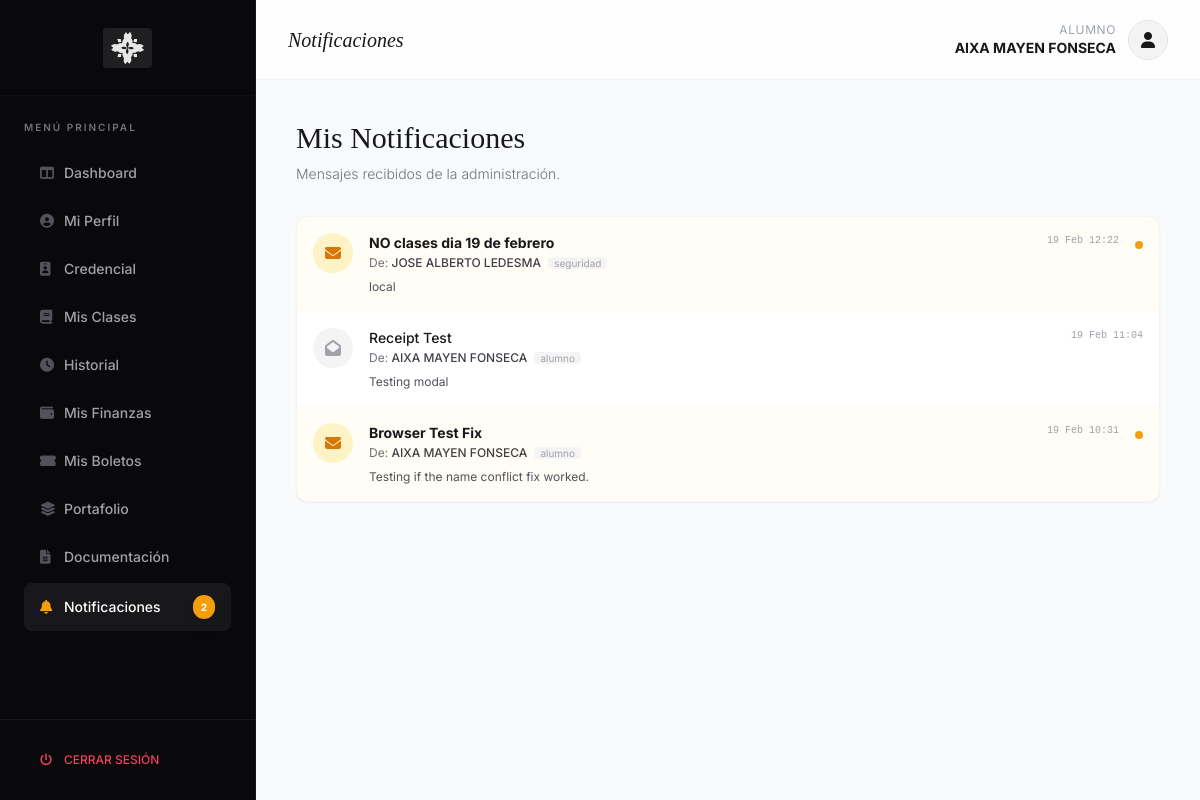
Page /front/alumno/dashboard.php?view=notificaciones (signed in) on the committed database.
### tables this page shows
CREATE TABLE `Mensajes` (
  `id` int(11) NOT NULL AUTO_INCREMENT,
  `batch_id` varchar(50) DEFAULT NULL,
  `remitente_id` int(11) NOT NULL,
  `destinatario_id` int(11) NOT NULL,
  `asunto` varchar(255) NOT NULL,
  `cuerpo` text NOT NULL,
  `leido` tinyint(1) DEFAULT 0,
  `fecha` datetime DEFAULT current_timestamp(),
  `deleted_at` datetime DEFAULT NULL,
  PRIMARY KEY (`id`),
  KEY `remitente_id` (`remitente_id`),
  KEY `destinatario_id` (`destinatario_id`),
  CONSTRAINT `mensajes_ibfk_1` FOREIGN KEY (`remitente_id`) REFERENCES `Usuarios` (`id`),
  CONSTRAINT `mensajes_ibfk_2` FOREIGN KEY (`destinatario_id`) REFERENCES `Usuarios` (`id`)
);

CREATE TABLE `Usuarios` (
  `id` int(11) NOT NULL,
  `nombre_completo` varchar(255) NOT NULL,
  `curp` varchar(18) NOT NULL COMMENT 'Se usará como nombre de usuario para el login',
  `password_hash` varchar(255) DEFAULT NULL COMMENT 'Contraseña encriptada, NULL si no ha sido creada',
  `perfil_id` int(11) NOT NULL,
  `estado` enum('activo','inactivo') NOT NULL DEFAULT 'activo' COMMENT 'Estado del usuario en el sistema',
  `fecha_creacion` timestamp NOT NULL DEFAULT current_timestamp(),
  `forma` enum('presencial','online','no aplica') DEFAULT 'no aplica',
  `cuenta_deposito_id` int(11) DEFAULT NULL
);

CREATE TABLE `Perfiles` (
  `id` int(11) NOT NULL,
  `nombre_perfil` varchar(50) NOT NULL COMMENT 'Ej: administrador, profesor, alumno'
);

### front/alumno/body_notificaciones.php (the view, shortened to what this page needs)
<?php
$user_id = $_SESSION['user_id'];
$sql_msgs = "SELECT m.*, u.nombre_completo as remitente_nombre, p.nombre_perfil as remitente_perfil
             FROM Mensajes m
             JOIN Usuarios u ON m.remitente_id = u.id
             JOIN Perfiles p ON u.perfil_id = p.id
             WHERE m.destinatario_id = ? AND m.deleted_at IS NULL
             ORDER BY m.fecha DESC";
$stmt = $conn->prepare($sql_msgs);
$stmt->bind_param("i", $user_id);
$stmt->execute();
$messages = $stmt->get_result()->fetch_all(MYSQLI_ASSOC);
?>
<div class="mb-8">
    <h3 class="font-serif text-3xl text-zinc-900 mb-2">Mis Notificaciones</h3>
    <p class="text-zinc-500 font-light text-sm">Mensajes recibidos de la administración.</p>
</div>
<div class="bg-white rounded-xl shadow-sm border border-zinc-100 overflow-hidden">
    <div class="divide-y divide-zinc-50">
        <?php if (count($messages) > 0): ?>
            <?php foreach ($messages as $msg): ?>
                <div onclick="openNotification(<?php echo htmlspecialchars(json_encode($msg)); ?>)"
                    class="group p-4 hover:bg-zinc-50 cursor-pointer transition-colors flex items-start gap-4 <?php echo $msg['leido'] == 0 ? 'bg-amber-50/50' : ''; ?>">
                    <div
                        class="w-10 h-10 rounded-full flex-shrink-0 flex items-center justify-center <?php echo $msg['leido'] == 0 ? 'bg-amber-100 text-amber-600' : 'bg-zinc-100 text-zinc-400'; ?>">
                        <i class="fas fa-envelope<?php echo $msg['leido'] == 0 ? '' : '-open'; ?>"></i>
                    </div>
                    <div class="flex-1 min-w-0">
                        <div class="flex justify-between items-start">
                            <div>
                                <h5
                                    class="text-sm font-bold text-zinc-900 mb-0.5 <?php echo $msg['leido'] == 0 ? '' : 'font-medium'; ?>">
                                    <?php echo htmlspecialchars($msg['asunto']); ?>
                                </h5>
                                <p class="text-xs text-zinc-500">
                                    De: <span class="font-medium text-zinc-700">
                                        <?php echo htmlspecialchars($msg['remitente_nombre']); ?>
                                    </span>
                                    <span class="bg-zinc-100 text-zinc-400 text-[10px] px-1.5 rounded ml-1">
                                        <?php echo htmlspecialchars($msg['remitente_perfil']); ?>
                                    </span>
                                </p>
                            </div>
                            <span class="text-[10px] text-zinc-400 font-mono whitespace-nowrap ml-2">
                                <?php echo date('d M H:i', strtotime($msg['fecha'])); ?>
                            </span>
                        </div>
                        <p class="text-xs text-zinc-600 mt-2 line-clamp-2">
                            <?php echo htmlspecialchars(strip_tags($msg['cuerpo'])); ?>
                        </p>
                    </div>
                    <?php if ($msg['leido'] == 0): ?>
                        <div class="w-2 h-2 rounded-full bg-amber-500 flex-shrink-0 mt-2"></div>
                    <?php endif; ?>
                </div>
            <?php endforeach; ?>
        <?php endif; ?>
    </div>
</div>

### front/alumno/dashboard.php (style rules this page uses)
body { font-family: 'Inter', sans-serif; background-color: #f8fafc; }

### rows in the picture
mensajes: leido 0 (drawn), asunto "NO clases dia 19 de febrero", remitente.nombre_completo "JOSE ALBERTO LEDESMA", perfiles.nombre_perfil "seguridad", fecha "19 Feb 12:22", cuerpo "local"
mensajes: leido 1 (drawn), asunto "Receipt Test", remitente.nombre_completo "AIXA MAYEN FONSECA", perfiles.nombre_perfil "alumno", fecha "19 Feb 11:04", cuerpo "Testing modal"
mensajes: leido 0 (drawn), asunto "Browser Test Fix", remitente.nombre_completo "AIXA MAYEN FONSECA", perfiles.nombre_perfil "alumno", fecha "19 Feb 10:31", cuerpo "Testing if the name conflict fix worked."

### other values in the picture
$unread_count "2"
$_SESSION['user_name'] "AIXA MAYEN FONSECA"
